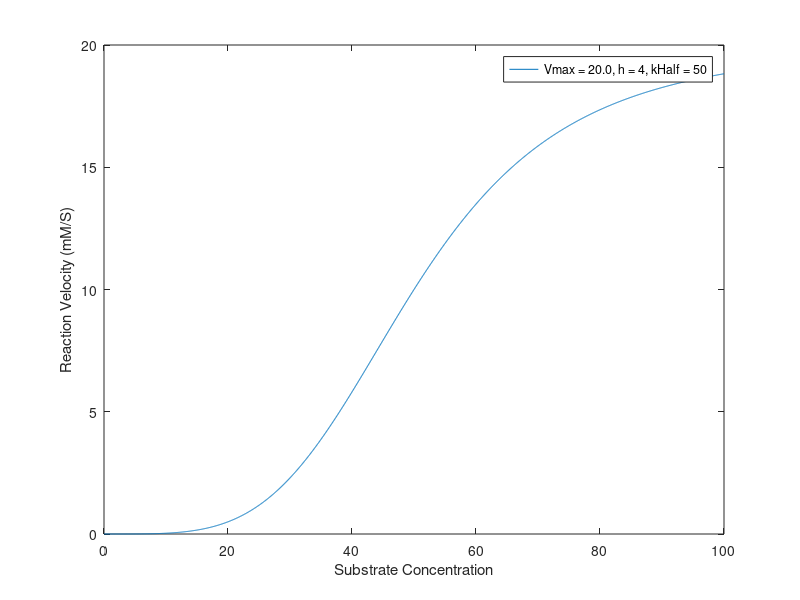

Reproduce this figure in MATLAB.
Vmax = 20.0;
h = 4;
kHalf = 50;

S = 0:0.05:100;

for i = 1:length(S)
    V1(i) = (Vmax * power(S(i), h)) / (power(kHalf, h) + power(S(i), h)); 
end

plot(S, V1, "DisplayName", "Vmax = 20.0, h = 4, kHalf = 50");
hold on
legend
xlabel("Substrate Concentration");
ylabel("Reaction Velocity (mM/S)");
hold off
